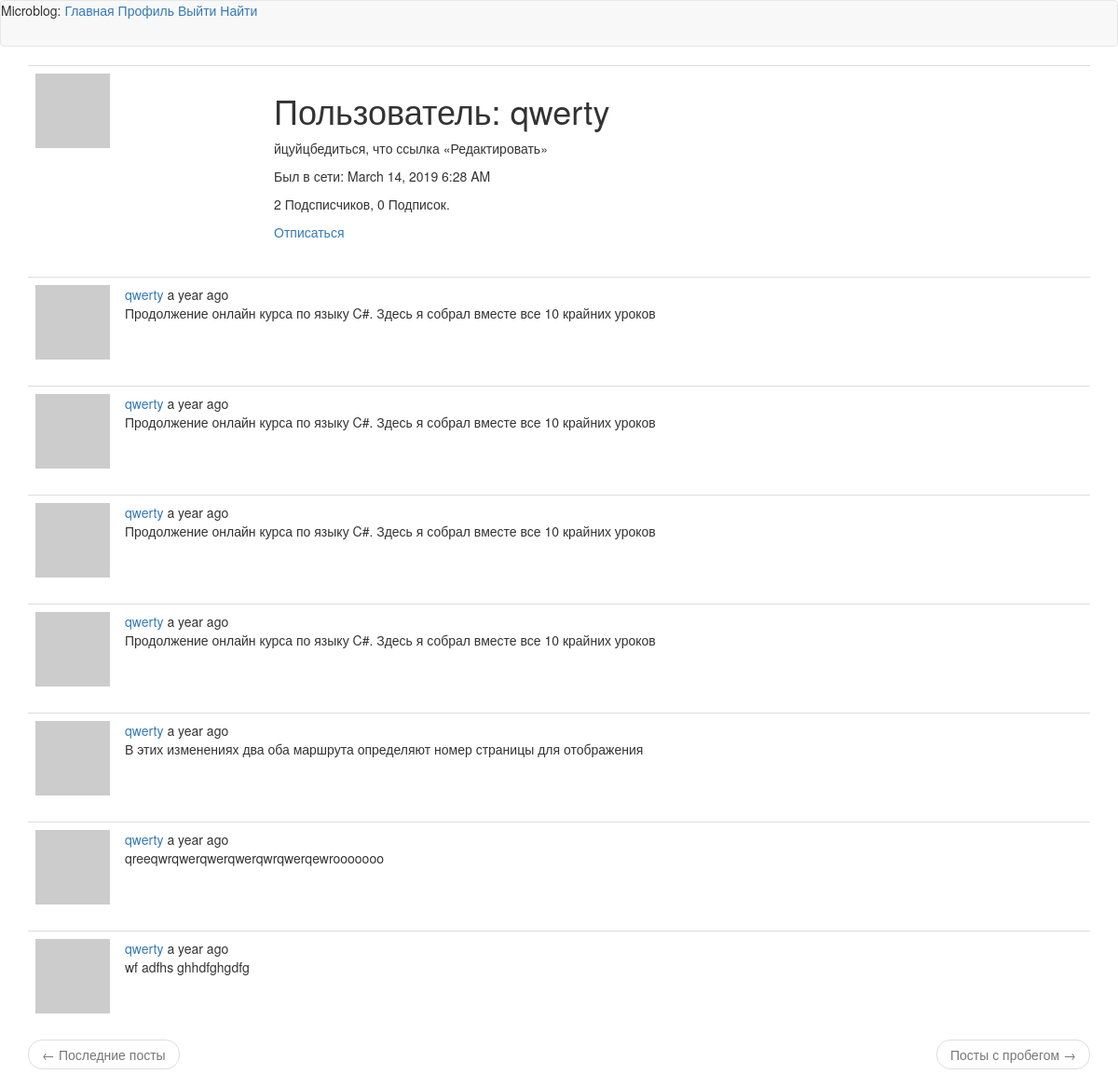
/user/qwerty (signed in), run on the app's committed database.
### app/models.py (models this page shows, shortened)
class User(UserMixin, db.Model):
    id = db.Column(db.Integer, primary_key=True)
    username = db.Column(db.String(64), index=True, unique=True)
    email = db.Column(db.String(120), index=True, unique=True)
    password_hash = db.Column(db.String(128))
    posts = db.relationship('Post', backref='author', lazy='dynamic')
    about_me = db.Column(db.String(140))
    last_seen = db.Column(db.DateTime, default = datetime.utcnow)
    followed = db.relationship('User', secondary = followers,
        primaryjoin = (followers.c.follower_id == id),
        secondaryjoin = (followers.c.followed_id == id),
        backref = db.backref('followers', lazy = 'dynamic'), lazy = 'dynamic'
        )
    def avatar(self, size):
        digest = md5(self.email.lower().encode('utf-8')).hexdigest()
        return 'https://www.gravatar.com/avatar/{}?d=identicon&s={}'.format(
            digest, size)
    def is_following(self, user):
        return self.followed.filter(followers.c.followed_id == user.id).count() > 0

class Post(db.Model):
    id = db.Column(db.Integer, primary_key=True)
    body = db.Column(db.String(140))
    timestamp = db.Column(db.DateTime, index=True, default = datetime.utcnow)
    user_id = db.Column(db.Integer, db.ForeignKey('user.id'))

### app/routes.py (the view)
@app.route('/user/<username>')
@login_required
def user(username):
    user = User.query.filter_by(username = username).first_or_404()
    page = request.args.get('page', 1, type = int)
    posts = user.posts.order_by(Post.timestamp.desc()).paginate(
        page, app.config['POSTS_PER_PAGE'], False)
    next_url = url_for('user', username = user.username, page = posts.next_num)\
        if posts.has_next else None
    prev_url = url_for('user', user = user.username, page = posts.prev_num)\
        if posts.has_prev else None
    return render_template('user.html', user=user, posts=posts.items,
                           next_url=next_url, prev_url=prev_url)

### app/models.py (called while the page is built)
@login.user_loader
def load_user(id):
    return User.query.get(int(id))

### app/routes.py (called while the page is built)
@app.before_request
def before_request():
    if current_user.is_authenticated :
        current_user.last_seen = datetime.utcnow()
        db.session.commit()

### app/templates/user.html
{% extends "base.html" %}
{% block app_content %}
    <table class="table table-hover">
        <tr>
            <td width="256px"><img src="{{ user.avatar(256) }}"></td>
            <td>
                <h1>Пользователь: {{ user.username }}</h1>
                {% if user.about_me %}<p>{{ user.about_me }}</p>{% endif %}
                {% if user.last_seen %}<p>Был в сети: {{ moment(user.last_seen).format('LLL') }}</p>{% endif %}
                <p>{{ user.followers.count() }} Подсписчиков, {{ user.followed.count() }} Подписок.</p>
                {% if user == current_user %}
                <p><a href="{{ url_for('edit_profile') }}">Редактировать профиль</a></p>
                {% elif not current_user.is_following(user) %}
                <p><a href="{{ url_for('follow', username=user.username) }}">Подписаться</a></p>
                {% else %}
                <p><a href="{{ url_for('unfollow', username=user.username) }}">Отписаться</a></p>
                {% endif %}
            </td>
        </tr>
    </table>
    {% for post in posts %}
        {% include '_post.html' %}
    {% endfor %}
    <nav aria-label="...">
        <ul class="pager">
            <li class="previous{% if not prev_url %} disabled{% endif %}">
                <a href="{{ prev_url or '#' }}">
                    <span aria-hidden="true">&larr;</span> Последние посты
                </a>
            </li>
            <li class="next{% if not next_url %} disabled{% endif %}">
                <a href="{{ next_url or '#' }}">
                    Посты с пробегом <span aria-hidden="true">&rarr;</span>
                </a>
            </li>
        </ul>
    </nav>
{% endblock %}

### app/templates/_post.html
<table class="table table-hover">
    <tr>
        <td width="70px">
            <a href="{{ url_for('user', username=post.author.username) }}">
                <img src="{{ post.author.avatar(70) }}" />
            </a>
        </td>
        <td>
            <a href="{{ url_for('user', username=post.author.username) }}">
                {{ post.author.username }}
            </a>
            {{ _(Написал) }} {{ moment(post.timestamp).fromNow() }}
            <br>
            {{ post.body }}
        </td>
    </tr>
</table>

### data on the page
User: username "qwerty", about_me "йцуйцбедиться, что ссылка «Редактировать»", last_seen "March 14, 2019 6:28 AM"
Post: author.username "qwerty", timestamp "a year ago", body "Продолжение онлайн курса по языку C#. Здесь я собрал вместе все 10 крайних уроков"
Post: author.username "qwerty", timestamp "a year ago", body "Продолжение онлайн курса по языку C#. Здесь я собрал вместе все 10 крайних уроков"
Post: author.username "qwerty", timestamp "a year ago", body "Продолжение онлайн курса по языку C#. Здесь я собрал вместе все 10 крайних уроков"
Post: author.username "qwerty", timestamp "a year ago", body "Продолжение онлайн курса по языку C#. Здесь я собрал вместе все 10 крайних уроков"
Post: author.username "qwerty", timestamp "a year ago", body "В этих изменениях два оба маршрута определяют номер страницы для отображения"
Post: author.username "qwerty", timestamp "a year ago", body "qreeqwrqwerqwerqwerqwrqwerqewrooooooo"
Post: author.username "qwerty", timestamp "a year ago", body "wf adfhs ghhdfghgdfg"

### other printed values
{{ user.followers.count() }} "2"
{{ user.followed.count() }} "0"
